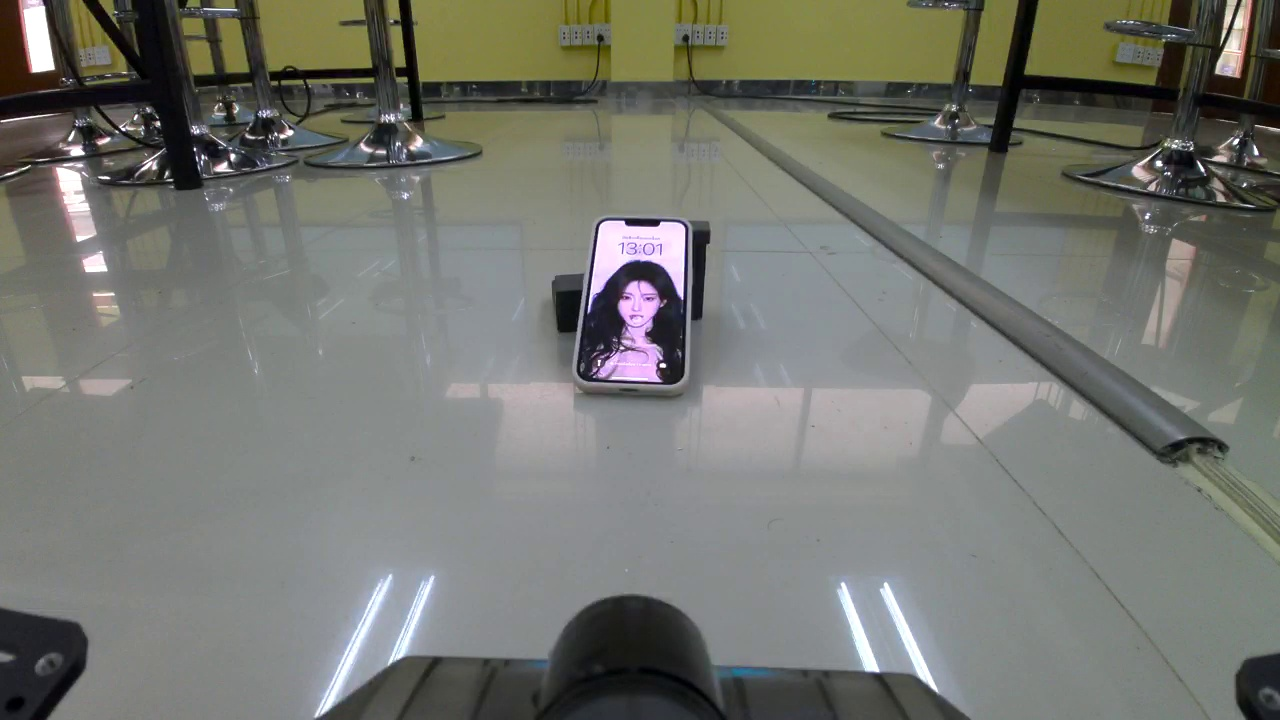
#> input picture ImagePSS/capture_004_20260916_130133.jpg, 1280 x 720 px
$ jupyter execute '[Lab06] Image processing 2.ipynb'   (older library calls are emulated)
#> lines starting #> are read from the running program, lines starting #| are printed output that depends on the picture; long printed decimals are rounded
# [Lab06] Image Processing 2

Kernel operation (convolution, gradient, blur, median) บนภาพจากกล้อง DJI (1280×720)

## ภาพรวม: แต่ละ section ทำอะไร

| Section | สไลด์ | ทำอะไร | ใจความสำคัญ |
|---|---|---|---|
| 1 | 50 | 2D convolution ด้วย kernel 3×3 (ค่า 1–9) | OpenCV ทำ correlation ต้องพลิก kernel 180° เอง |
| 2 | 51 | print ขนาด output แบบ no padding | ขนาด = n − m + 1 → (718, 1278) |
| 3 | 53 | Zero padding + kernel สุ่ม + วัดเวลา | เติม 0 ทำให้ **ขอบมืดลง** |
| 4 | 54 | Same (replicate) padding | ขอบใกล้ค่าเดิม ต่างจาก zero เฉพาะริมภาพ |
| 5 | 62–63 | Sobel → gradient magnitude \|G\| | ขอบ (edge) = พิกเซลที่ gradient สูง |
| 6 | 64 | Box blur: kernel 1 เทียบ 1/9 | ผลรวม kernel ต้อง = 1 ไม่งั้นภาพสว่างเกิน |
| 7 | 65 | Gaussian blur 3×3 / 5×5 + กราฟ | น้ำหนักตรงกลางมากสุด เบลอน้อยกว่า box ขนาดเดียวกัน |
| 8 | 66 | Median filter 5×5 | **ไม่ใช่การเฉลี่ย** (sort แล้วเลือกตัวกลาง) กรอง salt & pepper |

## วิธีอ่านโน้ตบุ๊กนี้

- เซลล์ markdown = คำอธิบาย, เซลล์โค้ด = สิ่งที่ทำจริง (ควรรัน **จากบนลงล่าง** เพราะเซลล์ต่อๆ ไปใช้ตัวแปรและฟังก์ชันจากเซลล์ก่อนหน้า)
- `gray` = ภาพขาวดำช่วง 0–255 (ใช้ section 1–4), `gray01` = ช่วง 0–1 (ใช้ section 5–8)
- `conv_replicate_pad` (ฟังก์ชันใน section 4) ใช้ต่อใน section 5–8 ต้องรันเซลล์นั้นก่อน
- ทุก convolution ใช้ API ของ OpenCV: `cv2.copyMakeBorder` (เติมขอบ) + `cv2.filter2D` (convolve) สรุปไว้ท้ายโน้ตบุ๊ก

## 0. โหลดรูปและแสดงผล

[cell 1]
import cv2
import numpy as np
import matplotlib.pyplot as plt

IMG_PATH = "capture_004_20260916_130133.jpg"
TARGET_SIZE = (1280, 720)  # (width, height)

img_bgr = cv2.imread(IMG_PATH)  # OpenCV โหลดเป็น BGR
#> img_bgr is the input picture: shape (720, 1280, 3); mean B, G, R 111.5, 118.2, 116.4
assert img_bgr is not None, f"เปิดไฟล์ไม่ได้: {IMG_PATH}"

if (img_bgr.shape[1], img_bgr.shape[0]) != TARGET_SIZE:
    img_bgr = cv2.resize(img_bgr, TARGET_SIZE, interpolation=cv2.INTER_AREA)

img_rgb = cv2.cvtColor(img_bgr, cv2.COLOR_BGR2RGB)  # matplotlib ต้องการ RGB
print("shape (rows, cols, channels):", img_rgb.shape, "| dtype:", img_rgb.dtype)
#| shape (rows, cols, channels): (720, 1280, 3) | dtype: uint8

[cell 2]
plt.figure(figsize=(12.8, 7.2))
plt.imshow(img_rgb)
plt.title(f"{IMG_PATH}  ({TARGET_SIZE[0]}x{TARGET_SIZE[1]})")
plt.axis("off")
plt.show()

## 1. 2D Convolution (สไลด์ 50)

C = A ∗ H โดย A คือภาพ grayscale และ H คือ kernel 3×3 ที่สร้างเอง (1–9 ตามสไลด์)

- ใช้ OpenCV (`cv2.filter2D`) แต่ต้องพลิก kernel 180° เอง เพราะ OpenCV ทำ correlation
- ตรวจผลด้วยการคำนวณมือที่ตำแหน่ง C[2,2]

[cell 3]
gray = cv2.cvtColor(img_bgr, cv2.COLOR_BGR2GRAY).astype(np.float32)   # 1 ช่อง, float กัน overflow
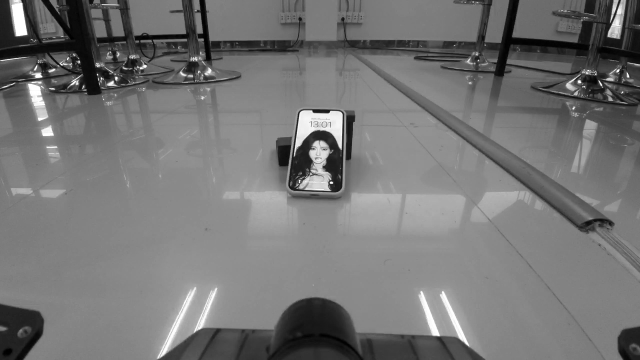
#> gray: shape (720, 1280) float32 (shown at 1/2 size); min 0, max 255, mean 116.9

# Kernel H ขนาด m x m (สไลด์หน้า 50 ใช้ 1..9)
m = 3
H = np.arange(1, m * m + 1, dtype=np.float32).reshape(m, m)
# ลองสุ่มแทน: H = np.random.randint(-5, 6, (m, m)).astype(np.float32)

print("gray shape:", gray.shape)
#| gray shape: (720, 1280)
print("H =\n", H)

### convolution ทำงานยังไง (อ่านก่อนดูเซลล์ถัดไป)

1. วาง kernel 3×3 ทับพิกเซล 3×3 ก้อนหนึ่งของภาพ
2. **คูณ** ค่าที่ตรงช่องกัน แล้ว **บวก** ทั้ง 9 ตัว → ได้ตัวเลขเดียว = พิกเซลของภาพผลลัพธ์ 1 จุด
3. เลื่อน kernel ไปทีละ 1 พิกเซล ทำซ้ำจนทั่วภาพ

**ทำไมต้องพลิก kernel:** สูตรสไลด์คือ `(i·1)+(h·2)+…+(a·9)` คือพิกเซลมุมบนซ้ายของก้อน (a) ไปคูณกับ 9 (มุมล่างขวาของ kernel) เหมือน kernel กลับหัว
แต่ `cv2.filter2D` ไม่พลิกให้ (เรียกว่า correlation) เราจึงพลิกเองด้วย `np.flip` ก่อนส่งเข้าไป

**ขอบภาพ:** `cv2.filter2D` เติมขอบให้เองแบบสะท้อนภาพ ผลจึงได้ขนาดเท่า input (720, 1280) ตัวเลขที่ตรวจมือด้านล่างเป็นตำแหน่งที่ kernel อยู่ในภาพทั้งก้อน จึงไม่โดนผลของขอบ

[cell 4]
# cv2.filter2D ทำ correlation (ไม่พลิก kernel) -> พลิก kernel 180 องศาเอง ให้เป็น convolution ตามสไลด์
H_flipped = np.flip(H)   # พลิกทั้งแถวและคอลัมน์

# C = A * H  (cv2 padding ขอบให้เอง ผลจึงมีขนาดเท่า input)
full = cv2.filter2D(gray, cv2.CV_32F, H_flipped)
print("full size:", full.shape)
#| full size: (720, 1280)

[cell 5]
# ตรวจด้วยมือ: patch 3x3 มุมบนซ้าย (ตรงกับ C[2,2] ในสไลด์ ซึ่งนับจาก 1 = full[1, 1])
patch = gray[0:m, 0:m]
#> patch = [[32, 34, 33], [32, 33, 32], [32, 32, 31]]
manual = np.sum(patch * H_flipped)   # (i·1)+(h·2)+(g·3)+... เพราะ kernel ถูกพลิกแล้ว
#> manual = 1467

print("patch A[0:3, 0:3]:\n", patch)
#| patch A[0:3, 0:3]:
#|  [[32. 34. 33.]
#|  [32. 33. 32.]
#|  [32. 32. 31.]]
print("manual  :", manual)
#| manual  : 1467.0
print("cv2     :", full[1, 1])
#| cv2     : 1467.0
print("ตรงกัน  :", np.isclose(manual, full[1, 1]))
#| ตรงกัน  : True

## 2. Valid Result (สไลด์ 51) — print output size แบบ no padding

ขนาดผลลัพธ์ = input − kernel + 1 = n − m + 1 (แยกคิดแถวและคอลัมน์ เพราะรูปไม่ใช่สี่เหลี่ยมจัตุรัส)

[cell 6]
# no padding: ตัดขอบที่ cv2 เติมให้ออก เหลือเฉพาะตำแหน่งที่ kernel อยู่ในภาพทั้งก้อน
r = m // 2   # ขอบที่ kernel ยื่นออกไป (m=3 -> 1 พิกเซล)
valid = full[r:-r, r:-r]

n_rows, n_cols = gray.shape
print("input  size :", gray.shape)
#| input  size : (720, 1280)
print("kernel size :", H.shape)
print("output size :", valid.shape)
#| output size : (718, 1278)
print("คาดตามสูตร  :", (n_rows - m + 1, n_cols - m + 1), "  (n - m + 1)")
#| คาดตามสูตร  : (718, 1278)   (n - m + 1)

### อ่านผล section 2

- output = **(718, 1278)** = (720 − 3 + 1, 1280 − 3 + 1) ตรงกับสูตร n − m + 1 ที่คิดแยกแถวและคอลัมน์
- ภาพเล็กลงข้างละ 1 พิกเซล เพราะ kernel 3×3 วางได้เฉพาะตำแหน่งที่อยู่ในภาพทั้งก้อน (พิกเซลริมสุดไม่มีเพื่อนบ้านครบ)
- ถ้า convolve หลายรอบภาพจะเล็กลงเรื่อยๆ → จึงต้องมี **padding** (section 3–4) เพื่อรักษาขนาดไว้

## 3. Zero Padding + Convolution (สไลด์ 53)

เติมขอบ 0 รอบภาพก่อน convolve ด้วย kernel สุ่ม (ผลรวม = 1)

- `cv2.copyMakeBorder(..., BORDER_CONSTANT, value=0)` เติมขอบ 0 เอง (ค่าเริ่มต้นของ `filter2D` เป็นแบบสะท้อนภาพ ไม่ใช่ 0)
- p = 1 ชั้น: output ขนาดเท่า input, p = 2 ชั้น: output ใหญ่กว่า input
- ขนาด output = n + 2p − m + 1
- วัดเวลาเฉลี่ยต่อรอบเป็นวินาที

[cell 7]
rng = np.random.default_rng(42)          # seed คงที่ ผลซ้ำได้ทุกครั้ง
H_rand = rng.random((m, m)).astype(np.float32)
H_rand /= H_rand.sum()                   # ผลรวม = 1 ภาพไม่สว่าง/มืดเกินช่วง 0-255
H_rand_flipped = np.flip(H_rand)         # พลิก 180 องศา ให้เป็น convolution เหมือนเดิม

print("H_rand =\n", H_rand)
print("sum    =", H_rand.sum())

[cell 8]
import time


def conv_zero_pad(img, kernel_flipped, p):
    """เติมขอบ 0 หนา p พิกเซล -> convolve -> ตัดขอบที่ cv2 เติมเองทิ้ง (valid บนภาพที่เติมแล้ว)"""
    padded = cv2.copyMakeBorder(img, p, p, p, p, cv2.BORDER_CONSTANT, value=0)
    full = cv2.filter2D(padded, cv2.CV_32F, kernel_flipped)
    r = kernel_flipped.shape[0] // 2
    return padded, full[r:-r, r:-r]


N_RUNS = 20
for p in (1, 2):
    conv_zero_pad(gray, H_rand_flipped, p)   # warm-up: รอบแรกช้ากว่าปกติ

    t0 = time.perf_counter()
    for _ in range(N_RUNS):
        padded, out = conv_zero_pad(gray, H_rand_flipped, p)
    dt = (time.perf_counter() - t0) / N_RUNS   # เวลาเฉลี่ยต่อรอบ (วินาที)

    print(f"p={p} | padded {padded.shape} -> output {out.shape} "
          f"| คาดตามสูตร ({n_rows + 2*p - m + 1}, {n_cols + 2*p - m + 1})")
    print(f"      เวลาเฉลี่ย {dt:.6f} s ({dt*1000:.2f} ms) ต่อรอบ ({N_RUNS} รอบ)")
#> this loop made 2 passes
#|       เวลาเฉลี่ย 0.005146 s (5.15 ms) ต่อรอบ (20 รอบ)
#|       เวลาเฉลี่ย 0.001881 s (1.88 ms) ต่อรอบ (20 รอบ)

[cell 9]
# ตรวจ zero padding ด้วยมือ (p=1): พิกเซลมุมบนซ้ายของผลลัพธ์ โดน kernel ทับขอบที่เป็น 0
padded1, out1 = conv_zero_pad(gray, H_rand_flipped, 1)
manual = np.sum(padded1[0:m, 0:m] * H_rand_flipped)
#> manual = 12.03
print("padded[0:3, 0:3] (แถว/คอลัมน์แรกเป็น 0):\n", padded1[0:m, 0:m])
#| padded[0:3, 0:3] (แถว/คอลัมน์แรกเป็น 0):
#|  [[ 0.  0.  0.]
#|  [ 0. 32. 34.]
#|  [ 0. 32. 33.]]
print("manual:", manual, "| cv2:", out1[0, 0], "| ตรงกัน:", np.isclose(manual, out1[0, 0]))
#| manual: 12.026 | cv2: 12.026 | ตรงกัน: True

fig, ax = plt.subplots(1, 2, figsize=(14, 4))
ax[0].imshow(gray, cmap="gray", vmin=0, vmax=255)
ax[0].set_title(f"input {gray.shape}")
ax[1].imshow(out1, cmap="gray", vmin=0, vmax=255)
ax[1].set_title(f"zero pad p=1 + conv {out1.shape}")
for a in ax:
    a.axis("off")
plt.show()
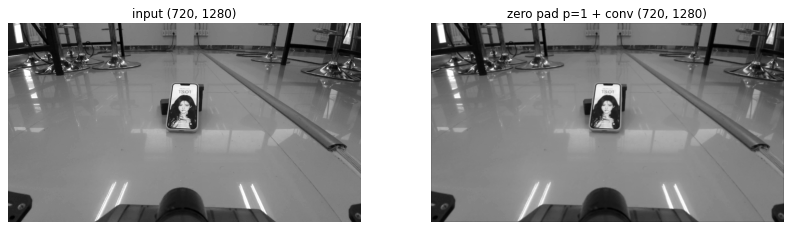
#> figure drawn by matplotlib, 2 panels

### อ่านผล section 3 (Zero padding)

- ฟังก์ชัน `conv_zero_pad` ทำ 3 ขั้น: เติมขอบ 0 หนา p พิกเซล → convolve → ตัดขอบที่ cv2 เติมเองทิ้ง (เหลือ output ขนาด n + 2p − m + 1)
- p = 1 → output ขนาดเท่า input (720, 1280), p = 2 → ใหญ่กว่า input ข้างละ 1 พิกเซล
- ตรวจมือที่มุมบนซ้าย: patch แถวและคอลัมน์แรกเป็น **0** จริง ผลจึงต่ำกว่าพิกเซลเดิมมาก (ประมาณ 12 เทียบกับ 32) → ขอบภาพ **มืดลง** เพราะเอา 0 มาถ่วงน้ำหนัก
- kernel สุ่มถูกหารด้วยผลรวมให้ = 1 เพื่อไม่ให้ภาพสว่าง/มืดเกินช่วง
- เวลาอยู่ในหลัก ms เพราะ `filter2D` เป็นโค้ด C++ ความต่างของ p = 1 กับ 2 เป็นแค่ความคลาดเคลื่อนของการวัด

## 4. Same (Replicated) Padding + Convolution (สไลด์ 54)

เหมือน section 3 ทุกอย่าง (kernel สุ่มตัวเดิม, p = 1 และ 2, วัดเวลา) เปลี่ยนแค่การเติมขอบเป็น **ทำซ้ำค่าพิกเซลริมภาพ**

- `cv2.copyMakeBorder(..., BORDER_REPLICATE)`
- ขนาด output ยังเป็น n + 2p − m + 1 เท่า zero padding
- ค่าต่างกันเฉพาะพิกเซลริมภาพ ที่ kernel ทับขอบที่เติม

[cell 10]
def conv_replicate_pad(img, kernel_flipped, p):
    """ทำซ้ำค่าขอบหนา p พิกเซล -> convolve -> ตัดขอบที่ cv2 เติมเองทิ้ง (valid บนภาพที่เติมแล้ว)"""
    padded = cv2.copyMakeBorder(img, p, p, p, p, cv2.BORDER_REPLICATE)
    full = cv2.filter2D(padded, cv2.CV_32F, kernel_flipped)
    r = kernel_flipped.shape[0] // 2
    return padded, full[r:-r, r:-r]


for p in (1, 2):
    conv_replicate_pad(gray, H_rand_flipped, p)   # warm-up

    t0 = time.perf_counter()
    for _ in range(N_RUNS):
        padded, out = conv_replicate_pad(gray, H_rand_flipped, p)
    dt = (time.perf_counter() - t0) / N_RUNS   # เวลาเฉลี่ยต่อรอบ (วินาที)

    print(f"p={p} | padded {padded.shape} -> output {out.shape} "
          f"| คาดตามสูตร ({n_rows + 2*p - m + 1}, {n_cols + 2*p - m + 1})")
    print(f"      เวลาเฉลี่ย {dt:.6f} s ({dt*1000:.2f} ms) ต่อรอบ ({N_RUNS} รอบ)")

[cell 11]
# ตรวจ same padding ด้วยมือ (p=1): พิกเซลมุมบนซ้าย kernel ทับขอบที่ทำซ้ำมาจากพิกเซลริมภาพ
padded1_rep, out1_rep = conv_replicate_pad(gray, H_rand_flipped, 1)
manual = np.sum(padded1_rep[0:m, 0:m] * H_rand_flipped)
#> manual = 32.67
print("padded[0:3, 0:3] (แถว/คอลัมน์แรกซ้ำกับพิกเซลริมภาพ):\n", padded1_rep[0:m, 0:m])
#| padded[0:3, 0:3] (แถว/คอลัมน์แรกซ้ำกับพิกเซลริมภาพ):
#|  [[32. 32. 34.]
#|  [32. 32. 34.]
#|  [32. 32. 33.]]
print("manual:", manual, "| cv2:", out1_rep[0, 0], "| ตรงกัน:", np.isclose(manual, out1_rep[0, 0]))
#| manual: 32.669 | cv2: 32.669 | ตรงกัน: True

# เทียบกับ zero padding (p=1): ต่างกันเฉพาะแถว/คอลัมน์ริมนอกสุด ส่วนในภาพเท่ากัน
diff = np.abs(out1 - out1_rep)
print("zero pad  [0,0]:", out1[0, 0])
#| zero pad  [0,0]: 12.026
print("same pad  [0,0]:", out1_rep[0, 0])
#| same pad  [0,0]: 32.669
print("พิกเซลที่ต่างกัน:", int((diff > 0).sum()), "จุด (ขอบรอบภาพ =", 2 * (n_rows + n_cols) - 4, "จุด)")
#| พิกเซลที่ต่างกัน: 3996 จุด (ขอบรอบภาพ = 3996 จุด)
print("ต่างกันในภาพ (ไม่รวมขอบ 1 พิกเซล) max:", diff[1:-1, 1:-1].max())
#| ต่างกันในภาพ (ไม่รวมขอบ 1 พิกเซล) max: 0.0

# ความต่างมีแค่ขอบหนา 1 พิกเซล ภาพเต็มมองไม่เห็น -> ซูมมุมบนซ้าย 20x30 พิกเซล
CROP_R, CROP_C = 20, 30
fig, ax = plt.subplots(1, 3, figsize=(18, 4))
ax[0].imshow(gray, cmap="gray", vmin=0, vmax=255)
ax[0].set_title(f"input {gray.shape}")
ax[1].imshow(out1_rep, cmap="gray", vmin=0, vmax=255)
ax[1].set_title(f"same pad p=1 + conv {out1_rep.shape}")
im = ax[2].imshow(diff[:CROP_R, :CROP_C], cmap="gray", interpolation="nearest",
                  vmin=0, vmax=diff.max())
ax[2].set_title(f"|zero - same| zoom top-left {CROP_R}x{CROP_C}")
fig.colorbar(im, ax=ax[2], fraction=0.03)
for a in ax[:2]:
    a.axis("off")
plt.show()
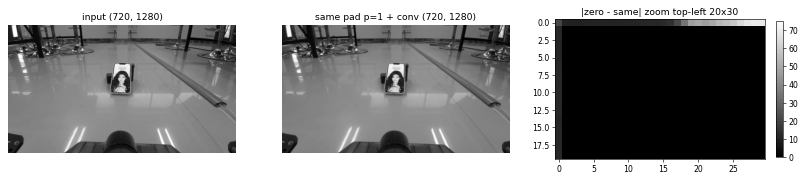
#> figure drawn by matplotlib, 4 panels

### อ่านผล section 4 (Same padding เทียบ zero padding)

- Same padding เติมขอบด้วย **ค่าซ้ำจากพิกเซลริมภาพ** ที่มุมบนซ้ายได้ ~32.7 ใกล้ค่าเดิม 32 ส่วน zero padding ได้ ~12.0 (ขอบมืดลง)
- ต่างกันเฉพาะ **ขอบรอบภาพ** 3,996 จุด ในภาพส่วนที่เหลือต่างกัน 0 เพราะ kernel ไม่ได้ทับช่องที่เติม
- ภาพที่ 3 (|zero − same|) เป็นสีดำเกือบทั้งภาพ = ไม่ต่างกัน ความต่างมีแค่ขอบหนา 1 พิกเซล จึงซูมมุมบนซ้ายให้เห็น (สว่าง = ต่างมาก)
- จากนี้ไปเราใช้ **same padding** เพราะไม่สร้างขอบมืด/ขอบปลอมที่ริมภาพ

## 5. Gradient Magnitude Image (สไลด์ 62–63)

1. **แปลง RGB → Grayscale [0,1]:** ใช้ `cv2.cvtColor` แล้วหารด้วย 255
2. **Sobel 3×3:** Gx = A ∗ Sₓ (ขอบแนวตั้ง), Gy = A ∗ Sᵧ (ขอบแนวนอน) ใช้ same padding
3. **Gradient magnitude:** |G| = √(Gx² + Gy²) แล้ว rescale เป็น [0,1] ด้วย (G − min) / (max − min)

Gradient คือความเร็วที่ความสว่างเปลี่ยนระหว่างพิกเซลข้างเคียง ขอบ (edge) คือพิกเซลที่ gradient สูง

[cell 12]
# แปลง BGR -> Grayscale ด้วย API ของ OpenCV แล้วหาร 255 ให้อยู่ในช่วง [0, 1]
gray01 = cv2.cvtColor(img_bgr, cv2.COLOR_BGR2GRAY).astype(np.float32) / 255.0

print("gray01 shape:", gray01.shape, "| dtype:", gray01.dtype)
#| gray01 shape: (720, 1280) | dtype: float32
print("min/max:", gray01.min(), gray01.max())
#| min/max: 0.0 1.0

### Sobel ทำงานยังไง (อ่านก่อนดูเซลล์ถัดไป)

- **Gradient** = ความเร็วที่ความสว่างเปลี่ยนระหว่างพิกเซลข้างเคียง พื้นเรียบ ≈ 0 ส่วนขอบ (สว่างเปลี่ยนแรง) สูง
- **Sₓ** เทียบซ้าย↔ขวา (คอลัมน์ซ้าย +, คอลัมน์ขวา −) จับขอบแนวตั้ง, **Sᵧ** เทียบบน↔ล่าง จับขอบแนวนอน
- ผลรวมของแต่ละ kernel = 0 → พื้นที่ที่พิกเซลเท่ากันหมดได้ 0 พอดี (ต่างจาก blur ที่ผลรวม = 1)
- ใช้ **same padding** เพราะ zero padding จะทำให้ขอบภาพเปลี่ยนจากค่าภาพเป็น 0 ทันที Sobel จะเห็นเป็นขอบปลอมรอบกรอบภาพ
- ใช้ `gray01` (ช่วง 0–1) ตามโจทย์ ค่า gradient จึงมีหน่วยเป็นสัดส่วนความสว่าง

[cell 13]
# Sobel 3x3 (สไลด์ 62)
Sx = np.array([[ 1, 0, -1],
               [ 2, 0, -2],
               [ 1, 0, -1]], dtype=np.float32)   # gradient แนว x (เปลี่ยนระหว่างคอลัมน์)
Sy = np.array([[ 1,  2,  1],
               [ 0,  0,  0],
               [-1, -2, -1]], dtype=np.float32)  # gradient แนว y (เปลี่ยนระหว่างแถว)

# convolve ด้วย same padding (replicate) ให้ output ขนาดเท่า input
# ไม่ใช้ zero padding เพราะขอบภาพจะเปลี่ยนจากค่าภาพเป็น 0 ทันที -> Sobel เห็นเป็นขอบปลอมรอบกรอบภาพ
_, Gx = conv_replicate_pad(gray01, np.flip(Sx), 1)   # Gx = A * Sx
_, Gy = conv_replicate_pad(gray01, np.flip(Sy), 1)   # Gy = A * Sy
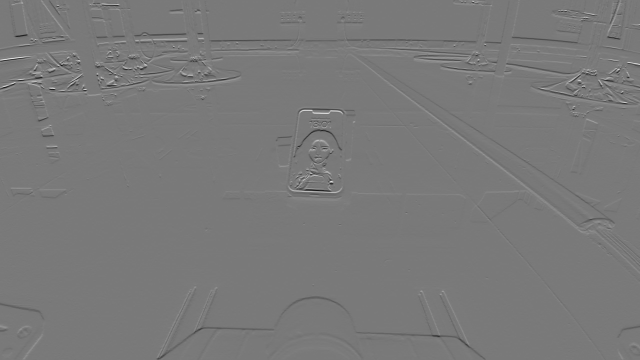
#> Gy: shape (720, 1280) float32 (shown at 1/2 size); min -3.35, max 3.68, mean -0.00055; drawn with min black and max white

print("Gx:", Gx.shape, "min/max:", Gx.min(), Gx.max())
#| Gx: (720, 1280) min/max: -3.533 3.608
print("Gy:", Gy.shape, "min/max:", Gy.min(), Gy.max())
#| Gy: (720, 1280) min/max: -3.353 3.678

# ตรวจกับ cv2.Sobel (ฟังก์ชันสำเร็จรูป) ควรได้ค่าเท่ากัน
ref_x = cv2.Sobel(gray01, cv2.CV_32F, 1, 0, ksize=3, borderType=cv2.BORDER_REPLICATE)
ref_y = cv2.Sobel(gray01, cv2.CV_32F, 0, 1, ksize=3, borderType=cv2.BORDER_REPLICATE)
print("ตรงกับ cv2.Sobel  Gx:", np.allclose(Gx, ref_x, atol=1e-4), "| Gy:", np.allclose(Gy, ref_y, atol=1e-4))
#| ตรงกับ cv2.Sobel  Gx: True | Gy: True

[cell 14]
# Gradient magnitude |G| = sqrt(Gx^2 + Gy^2)
G = np.sqrt(Gx ** 2 + Gy ** 2)
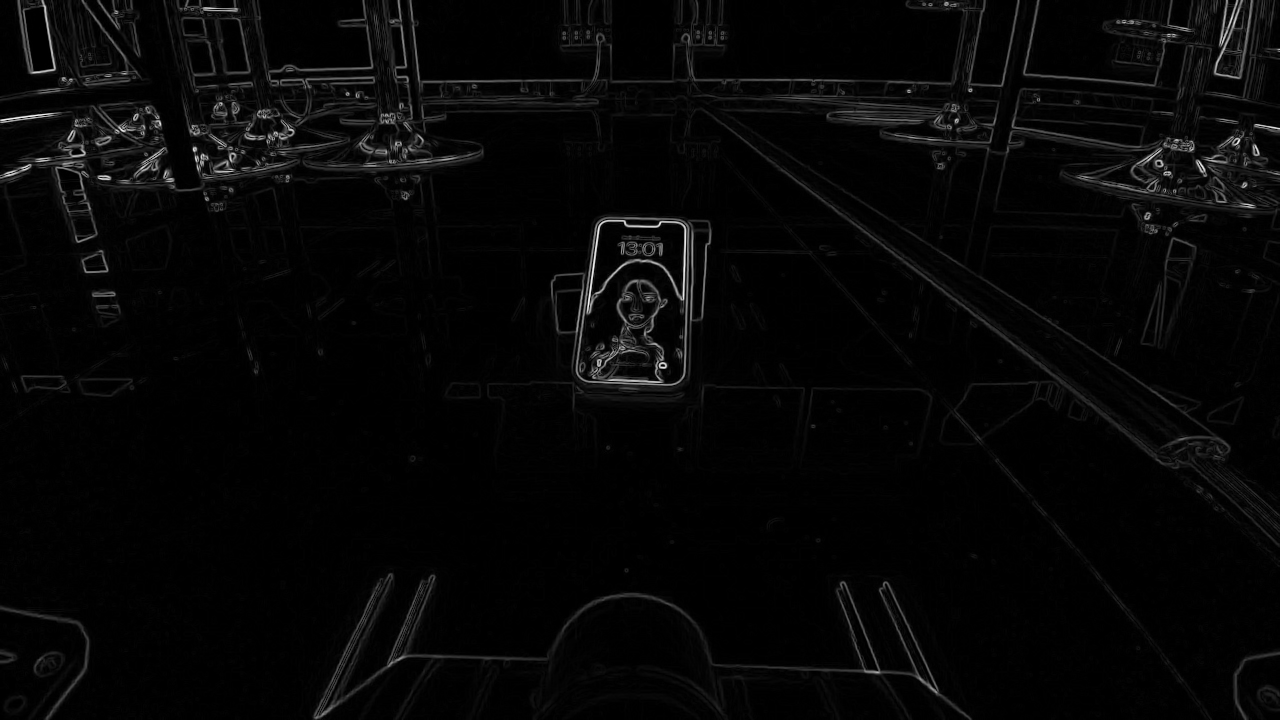
#> G: shape (720, 1280) float32; min 0, max 3.72, mean 0.0996; drawn with min black and max white

# rescale เป็น [0, 1] (min-max): ขอบที่แรงสุด = 1, ที่อ่อนสุด = 0
G01 = (G - G.min()) / (G.max() - G.min())

print("|G| ก่อน rescale  min/max:", G.min(), G.max())
#| |G| ก่อน rescale  min/max: 0.0 3.718
#> (the rest of the program and of its run is left out)
